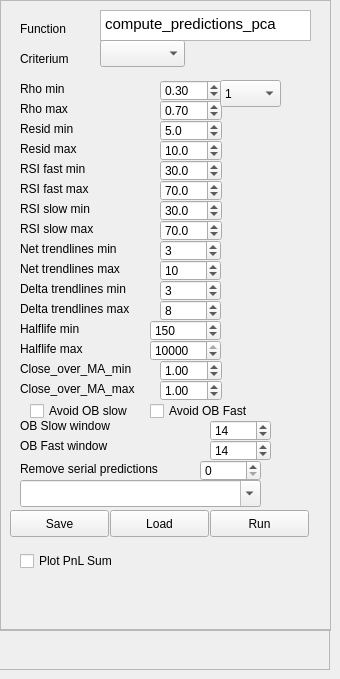
    <widget class="QWidget" name="tab_2">
     <attribute name="title">
      <string>Strategy</string>
     </attribute>
     <widget class="QFrame" name="frame_6">
      <property name="geometry">
       <rect>
        <x>0</x>
        <y>0</y>
        <width>331</width>
        <height>631</height>
       </rect>
      </property>
      <property name="frameShape">
       <enum>QFrame::StyledPanel</enum>
      </property>
      <property name="frameShadow">
       <enum>QFrame::Raised</enum>
      </property>
      <widget class="QPushButton" name="btnStrategyRunner">
       <property name="geometry">
        <rect>
         <x>210</x>
         <y>510</y>
         <width>99</width>
         <height>27</height>
        </rect>
       </property>
       <property name="text">
        <string>Run</string>
       </property>
      </widget>
      <widget class="QLabel" name="label_11">
       <property name="geometry">
        <rect>
         <x>20</x>
         <y>20</y>
         <width>68</width>
         <height>17</height>
        </rect>
       </property>
       <property name="text">
        <string>Function</string>
       </property>
      </widget>
      <widget class="QLabel" name="label_12">
       <property name="geometry">
        <rect>
         <x>20</x>
         <y>80</y>
         <width>68</width>
         <height>17</height>
        </rect>
       </property>
       <property name="text">
        <string>Rho min</string>
       </property>
      </widget>
      <widget class="QLabel" name="label_13">
       <property name="geometry">
        <rect>
         <x>20</x>
         <y>100</y>
         <width>68</width>
         <height>17</height>
        </rect>
       </property>
       <property name="text">
        <string>Rho max</string>
       </property>
      </widget>
      <widget class="QLabel" name="label_14">
       <property name="geometry">
        <rect>
         <x>20</x>
         <y>120</y>
         <width>71</width>
         <height>17</height>
        </rect>
       </property>
       <property name="text">
        <string>Resid min</string>
       </property>
      </widget>
      <widget class="QLabel" name="label_15">
       <property name="geometry">
        <rect>
         <x>20</x>
         <y>140</y>
         <width>68</width>
         <height>17</height>
        </rect>
       </property>
       <property name="text">
        <string>Resid max</string>
       </property>
      </widget>
      <widget class="QLabel" name="label_16">
       <property name="geometry">
        <rect>
         <x>20</x>
         <y>160</y>
         <width>81</width>
         <height>17</height>
        </rect>
       </property>
       <property name="text">
        <string>RSI fast min</string>
       </property>
      </widget>
      <widget class="QLabel" name="label_17">
       <property name="geometry">
        <rect>
         <x>20</x>
         <y>180</y>
         <width>91</width>
         <height>17</height>
        </rect>
       </property>
       <property name="text">
        <string>RSI fast max</string>
       </property>
      </widget>
      <widget class="QTextEdit" name="textEdit_function">
       <property name="geometry">
        <rect>
         <x>100</x>
         <y>10</y>
         <width>211</width>
         <height>31</height>
        </rect>
       </property>
       <property name="html">
        <string>&lt;!DOCTYPE HTML PUBLIC &quot;-//W3C//DTD HTML 4.0//EN&quot; &quot;http://www.w3.org/TR/REC-html40/strict.dtd&quot;&gt;
&lt;html&gt;&lt;head&gt;&lt;meta name=&quot;qrichtext&quot; content=&quot;1&quot; /&gt;&lt;style type=&quot;text/css&quot;&gt;
p, li { white-space: pre-wrap; }
&lt;/style&gt;&lt;/head&gt;&lt;body style=&quot; font-family:'Ubuntu'; font-size:11pt; font-weight:400; font-style:normal;&quot;&gt;
&lt;p style=&quot; margin-top:0px; margin-bottom:0px; margin-left:0px; margin-right:0px; -qt-block-indent:0; text-indent:0px;&quot;&gt;compute_predictions_pca&lt;/p&gt;&lt;/body&gt;&lt;/html&gt;</string>
       </property>
      </widget>
      <widget class="QDoubleSpinBox" name="doubleSpinBox_rhoMin">
       <property name="geometry">
        <rect>
         <x>160</x>
         <y>80</y>
         <width>62</width>
         <height>21</height>
        </rect>
       </property>
       <property name="maximum">
        <double>1.000000000000000</double>
       </property>
       <property name="singleStep">
        <double>0.050000000000000</double>
       </property>
       <property name="value">
        <double>0.300000000000000</double>
       </property>
      </widget>
      <widget class="QDoubleSpinBox" name="doubleSpinBox_rhoMax">
       <property name="geometry">
        <rect>
         <x>160</x>
         <y>100</y>
         <width>62</width>
         <height>21</height>
        </rect>
       </property>
       <property name="maximum">
        <double>1.000000000000000</double>
       </property>
       <property name="singleStep">
        <double>0.050000000000000</double>
       </property>
       <property name="value">
        <double>0.700000000000000</double>
       </property>
      </widget>
      <widget class="QDoubleSpinBox" name="doubleSpinBox_residMin">
       <property name="geometry">
        <rect>
         <x>160</x>
         <y>120</y>
         <width>62</width>
         <height>21</height>
        </rect>
       </property>
       <property name="decimals">
        <number>1</number>
       </property>
       <property name="minimum">
        <double>-99.000000000000000</double>
       </property>
       <property name="maximum">
        <double>99.000000000000000</double>
       </property>
       <property name="value">
        <double>5.000000000000000</double>
       </property>
      </widget>
      <widget class="QDoubleSpinBox" name="doubleSpinBox_residMax">
       <property name="geometry">
        <rect>
         <x>160</x>
         <y>140</y>
         <width>62</width>
         <height>21</height>
        </rect>
       </property>
       <property name="decimals">
        <number>1</number>
       </property>
       <property name="minimum">
        <double>-99.000000000000000</double>
       </property>
       <property name="maximum">
        <double>99.000000000000000</double>
       </property>
       <property name="value">
        <double>10.000000000000000</double>
       </property>
      </widget>
      <widget class="QDoubleSpinBox" name="doubleSpinBox_rsiFastMin">
       <property name="geometry">
        <rect>
         <x>160</x>
         <y>160</y>
         <width>62</width>
         <height>21</height>
        </rect>
       </property>
       <property name="decimals">
        <number>1</number>
       </property>
       <property name="maximum">
        <double>100.000000000000000</double>
       </property>
       <property name="singleStep">
        <double>2.500000000000000</double>
       </property>
       <property name="value">
        <double>30.000000000000000</double>
       </property>
      </widget>
      <widget class="QDoubleSpinBox" name="doubleSpinBox_rsiFastMax">
       <property name="geometry">
        <rect>
         <x>160</x>
         <y>180</y>
         <width>62</width>
         <height>21</height>
        </rect>
       </property>
       <property name="decimals">
        <number>1</number>
       </property>
       <property name="singleStep">
        <double>2.500000000000000</double>
       </property>
       <property name="value">
        <double>70.000000000000000</double>
       </property>
      </widget>
      <widget class="QDoubleSpinBox" name="doubleSpinBox_rsiSlowMin">
       <property name="geometry">
        <rect>
         <x>160</x>
         <y>200</y>
         <width>62</width>
         <height>21</height>
        </rect>
       </property>
       <property name="decimals">
        <number>1</number>
       </property>
       <property name="maximum">
        <double>100.000000000000000</double>
       </property>
       <property name="singleStep">
        <double>2.500000000000000</double>
       </property>
       <property name="value">
        <double>30.000000000000000</double>
       </property>
      </widget>
      <widget class="QLabel" name="label_18">
       <property name="geometry">
        <rect>
         <x>20</x>
         <y>200</y>
         <width>101</width>
         <height>17</height>
        </rect>
       </property>
       <property name="text">
        <string>RSI slow min</string>
       </property>
      </widget>
      <widget class="QDoubleSpinBox" name="doubleSpinBox_rsiSlowMax">
       <property name="geometry">
        <rect>
         <x>160</x>
         <y>220</y>
         <width>62</width>
         <height>21</height>
        </rect>
       </property>
       <property name="decimals">
        <number>1</number>
       </property>
       <property name="singleStep">
        <double>2.500000000000000</double>
       </property>
       <property name="value">
        <double>70.000000000000000</double>
       </property>
      </widget>
      <widget class="QLabel" name="label_19">
       <property name="geometry">
        <rect>
         <x>20</x>
         <y>220</y>
         <width>91</width>
         <height>17</height>
        </rect>
       </property>
       <property name="text">
        <string>RSI slow max</string>
       </property>
      </widget>
      <widget class="QLabel" name="label_20">
       <property name="geometry">
        <rect>
         <x>20</x>
         <y>240</y>
         <width>131</width>
         <height>17</height>
        </rect>
       </property>
       <property name="text">
        <string>Net trendlines min</string>
       </property>
      </widget>
      <widget class="QLabel" name="label_21">
       <property name="geometry">
        <rect>
         <x>20</x>
         <y>260</y>
         <width>131</width>
         <height>17</height>
        </rect>
       </property>
       <property name="text">
        <string>Net trendlines max</string>
       </property>
      </widget>
      <widget class="QLabel" name="label_22">
       <property name="geometry">
        <rect>
         <x>20</x>
         <y>300</y>
         <width>151</width>
         <height>17</height>
        </rect>
       </property>
       <property name="text">
        <string>Delta trendlines max</string>
       </property>
      </widget>
      <widget class="QLabel" name="label_23">
       <property name="geometry">
        <rect>
         <x>20</x>
         <y>280</y>
         <width>141</width>
         <height>17</height>
        </rect>
       </property>
       <property name="text">
        <string>Delta trendlines min</string>
       </property>
      </widget>
      <widget class="QSpinBox" name="spinBox_netTrendlinesMin">
       <property name="geometry">
        <rect>
         <x>160</x>
         <y>240</y>
         <width>61</width>
         <height>21</height>
        </rect>
       </property>
       <property name="minimum">
        <number>-999</number>
       </property>
       <property name="maximum">
        <number>999</number>
       </property>
       <property name="value">
        <number>3</number>
       </property>
      </widget>
      <widget class="QSpinBox" name="spinBox_netTrendlinesMax">
       <property name="geometry">
        <rect>
         <x>160</x>
         <y>260</y>
         <width>61</width>
         <height>21</height>
        </rect>
       </property>
       <property name="minimum">
        <number>-99</number>
       </property>
       <property name="value">
        <number>10</number>
       </property>
      </widget>
      <widget class="QSpinBox" name="spinBox_trendlinesDeltaMin">
       <property name="geometry">
        <rect>
         <x>160</x>
         <y>280</y>
         <width>61</width>
         <height>21</height>
        </rect>
       </property>
       <property name="minimum">
        <number>-99</number>
       </property>
       <property name="value">
        <number>3</number>
       </property>
      </widget>
      <widget class="QSpinBox" name="spinBox_trendlinesDeltaMax">
       <property name="geometry">
        <rect>
         <x>160</x>
         <y>300</y>
         <width>61</width>
         <height>21</height>
        </rect>
       </property>
       <property name="minimum">
        <number>-99</number>
       </property>
       <property name="value">
        <number>8</number>
       </property>
      </widget>
      <widget class="QLabel" name="label_24">
       <property name="geometry">
        <rect>
         <x>20</x>
         <y>50</y>
         <width>68</width>
         <height>17</height>
        </rect>
       </property>
       <property name="text">
        <string>Criterium</string>
       </property>
      </widget>
      <widget class="QComboBox" name="comboBox_criterium">
       <property name="geometry">
        <rect>
         <x>100</x>
         <y>40</y>
         <width>85</width>
         <height>27</height>
        </rect>
       </property>
      </widget>
      <widget class="QLabel" name="label_46">
       <property name="geometry">
        <rect>
         <x>20</x>
         <y>460</y>
         <width>181</width>
         <height>17</height>
        </rect>
       </property>
       <property name="text">
        <string>Remove serial predictions</string>
       </property>
      </widget>
      <widget class="QSpinBox" name="spinBox_serialGap">
       <property name="geometry">
        <rect>
         <x>200</x>
         <y>460</y>
         <width>61</width>
         <height>21</height>
        </rect>
       </property>
       <property name="minimum">
        <number>0</number>
       </property>
       <property name="maximum">
        <number>99999</number>
       </property>
       <property name="singleStep">
        <number>25</number>
       </property>
       <property name="value">
        <number>0</number>
       </property>
      </widget>
      <widget class="QPushButton" name="pushButton_saveStrategy">
       <property name="geometry">
        <rect>
         <x>10</x>
         <y>510</y>
         <width>99</width>
         <height>27</height>
        </rect>
       </property>
       <property name="text">
        <string>Save</string>
       </property>
      </widget>
      <widget class="QPushButton" name="pushButton_loadStrategy">
       <property name="geometry">
        <rect>
         <x>110</x>
         <y>510</y>
         <width>99</width>
         <height>27</height>
        </rect>
       </property>
       <property name="text">
        <string>Load</string>
       </property>
      </widget>
      <widget class="QComboBox" name="comboBox_strategyFilename">
       <property name="geometry">
        <rect>
         <x>20</x>
         <y>480</y>
         <width>241</width>
         <height>27</height>
        </rect>
       </property>
       <property name="editable">
        <bool>true</bool>
       </property>
      </widget>
      <widget class="QLabel" name="label_25">
       <property name="geometry">
        <rect>
         <x>20</x>
         <y>340</y>
         <width>151</width>
         <height>17</height>
        </rect>
       </property>
       <property name="text">
        <string>Halflife max</string>
       </property>
      </widget>
      <widget class="QSpinBox" name="spinBox_halflifeMin">
       <property name="geometry">
        <rect>
         <x>150</x>
         <y>320</y>
         <width>71</width>
         <height>21</height>
        </rect>
       </property>
       <property name="minimum">
        <number>-10000</number>
       </property>
       <property name="maximum">
        <number>10000</number>
       </property>
       <property name="singleStep">
        <number>25</number>
       </property>
       <property name="value">
        <number>150</number>
       </property>
      </widget>
      <widget class="QLabel" name="label_26">
       <property name="geometry">
        <rect>
         <x>20</x>
         <y>320</y>
         <width>141</width>
         <height>17</height>
        </rect>
       </property>
       <property name="text">
        <string>Halflife min</string>
       </property>
      </widget>
      <widget class="QSpinBox" name="spinBox_halflifeMax">
       <property name="geometry">
        <rect>
         <x>150</x>
         <y>340</y>
         <width>71</width>
         <height>21</height>
        </rect>
       </property>
       <property name="minimum">
        <number>-10000</number>
       </property>
       <property name="maximum">
        <number>10000</number>
       </property>
       <property name="singleStep">
        <number>25</number>
       </property>
       <property name="value">
        <number>10000</number>
       </property>
      </widget>
      <widget class="QLabel" name="label_27">
       <property name="geometry">
        <rect>
         <x>20</x>
         <y>360</y>
         <width>141</width>
         <height>17</height>
        </rect>
       </property>
       <property name="text">
        <string>Close_over_MA_min</string>
       </property>
      </widget>
      <widget class="QLabel" name="label_28">
       <property name="geometry">
        <rect>
         <x>20</x>
         <y>380</y>
         <width>141</width>
         <height>17</height>
        </rect>
       </property>
       <property name="text">
        <string>Close_over_MA_max</string>
       </property>
      </widget>
      <widget class="QDoubleSpinBox" name="doubleSpinBox_closeOverMAmax">
       <property name="geometry">
        <rect>
         <x>160</x>
         <y>380</y>
         <width>62</width>
         <height>21</height>
        </rect>
       </property>
       <property name="minimum">
        <double>-10.000000000000000</double>
       </property>
       <property name="maximum">
        <double>10.000000000000000</double>
       </property>
       <property name="singleStep">
        <double>0.500000000000000</double>
       </property>
       <property name="value">
        <double>1.000000000000000</double>
       </property>
      </widget>
      <widget class="QDoubleSpinBox" name="doubleSpinBox_closeOverMAmin">
       <property name="geometry">
        <rect>
         <x>160</x>
         <y>360</y>
         <width>62</width>
         <height>21</height>
        </rect>
       </property>
       <property name="minimum">
        <double>-10.000000000000000</double>
       </property>
       <property name="maximum">
        <double>10.000000000000000</double>
       </property>
       <property name="singleStep">
        <double>0.500000000000000</double>
       </property>
       <property name="value">
        <double>1.000000000000000</double>
       </property>
      </widget>
      <widget class="QLabel" name="label_30">
       <property name="geometry">
        <rect>
         <x>20</x>
         <y>410</y>
         <width>191</width>
         <height>31</height>
        </rect>
       </property>
       <property name="text">
        <string>OB Slow window</string>
       </property>
      </widget>
      <widget class="QCheckBox" name="checkBox_avoidOBFast">
       <property name="geometry">
        <rect>
         <x>150</x>
         <y>400</y>
         <width>161</width>
         <height>22</height>
        </rect>
       </property>
       <property name="text">
        <string>Avoid OB Fast</string>
       </property>
      </widget>
      <widget class="QCheckBox" name="checkBox_avoidOBSlow">
       <property name="geometry">
        <rect>
         <x>30</x>
         <y>400</y>
         <width>131</width>
         <height>22</height>
        </rect>
       </property>
       <property name="text">
        <string>Avoid OB slow</string>
       </property>
      </widget>
      <widget class="QSpinBox" name="spinBox_OBSlowWindow">
       <property name="geometry">
        <rect>
         <x>210</x>
         <y>420</y>
         <width>61</width>
         <height>21</height>
        </rect>
       </property>
       <property name="minimum">
        <number>1</number>
       </property>
       <property name="maximum">
        <number>252</number>
       </property>
       <property name="value">
        <number>14</number>
       </property>
      </widget>
      <widget class="QLabel" name="label_31">
       <property name="geometry">
        <rect>
         <x>20</x>
         <y>430</y>
         <width>191</width>
         <height>31</height>
        </rect>
       </property>
       <property name="text">
        <string>OB Fast window</string>
       </property>
      </widget>
      <widget class="QSpinBox" name="spinBox_OBFastWindow">
       <property name="geometry">
        <rect>
         <x>210</x>
         <y>440</y>
         <width>61</width>
         <height>21</height>
        </rect>
       </property>
       <property name="minimum">
        <number>1</number>
       </property>
       <property name="maximum">
        <number>252</number>
       </property>
       <property name="value">
        <number>14</number>
       </property>
      </widget>
      <widget class="QCheckBox" name="checkBox_plotPnLSum">
       <property name="geometry">
        <rect>
         <x>20</x>
         <y>550</y>
         <width>131</width>
         <height>22</height>
        </rect>
       </property>
       <property name="text">
        <string>Plot PnL Sum</string>
       </property>
      </widget>
      <widget class="QComboBox" name="ComboPCAChoice">
       <property name="geometry">
        <rect>
         <x>220</x>
         <y>80</y>
         <width>61</width>
         <height>27</height>
        </rect>
       </property>
       <property name="currentIndex">
        <number>0</number>
       </property>
       <property name="maxVisibleItems">
        <number>3</number>
       </property>
       <item>
        <property name="text">
         <string>1</string>
        </property>
       </item>
       <item>
        <property name="text">
         <string>2</string>
        </property>
       </item>
       <item>
        <property name="text">
         <string>3</string>
        </property>
       </item>
      </widget>
     </widget>
     <widget class="QFrame" name="frame_9">
      <property name="geometry">
       <rect>
        <x>-1</x>
        <y>629</y>
        <width>331</width>
        <height>41</height>
       </rect>
      </property>
      <property name="frameShape">
       <enum>QFrame::StyledPanel</enum>
      </property>
      <property name="frameShadow">
       <enum>QFrame::Raised</enum>
      </property>
     </widget>
    </widget>
